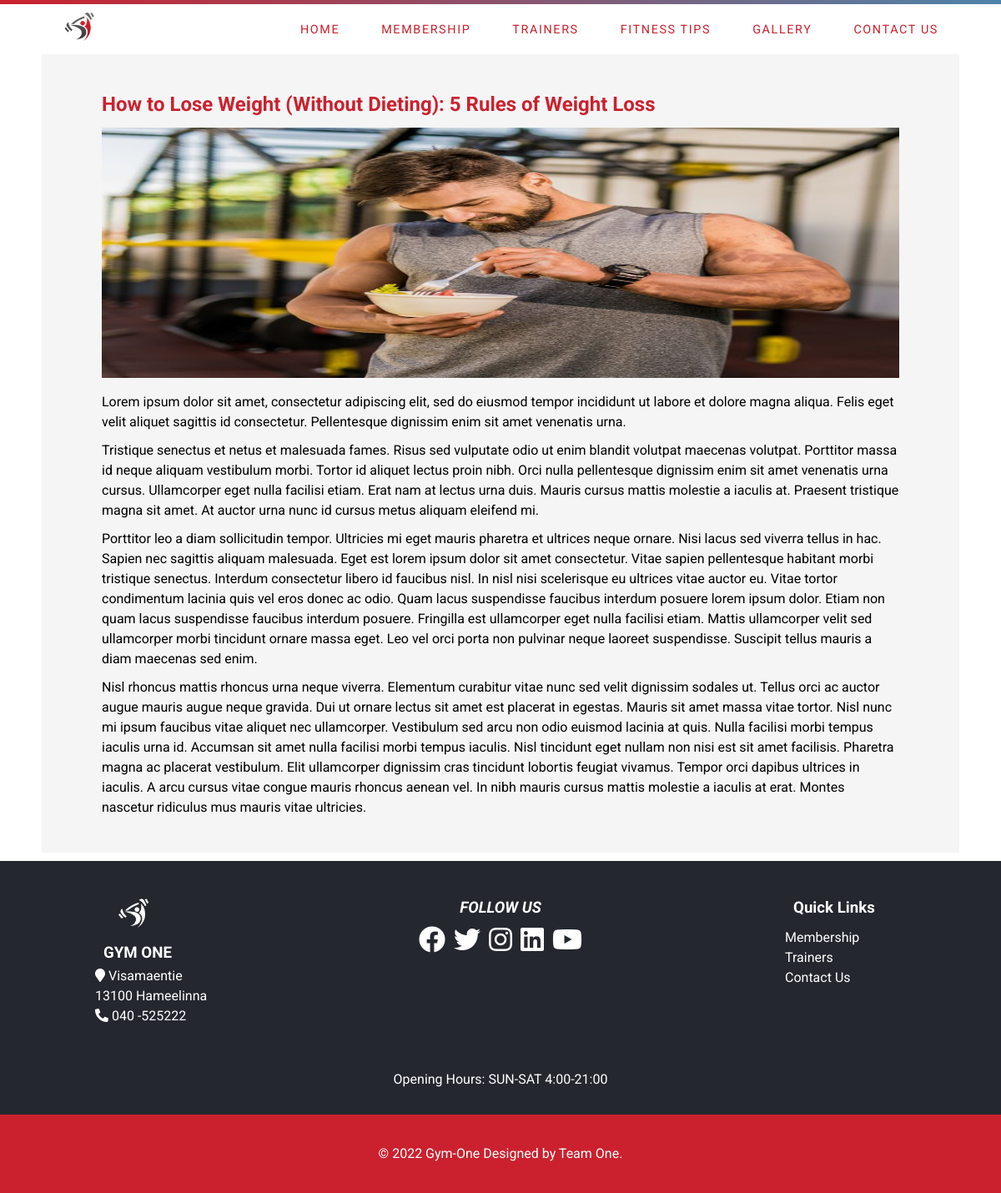
/blog-post.php?id=4, run on the app's committed database.
### tables this page shows
CREATE TABLE `blogs` (
  `blogID` int NOT NULL,
  `title` varchar(255) NOT NULL,
  `content` longtext NOT NULL,
  `imgName` varchar(255) NOT NULL
);

### func/blogdata.php (called while the page is built, shortened)
<?php
require "./database/querybuilder.php";
function getDataById($id){
    $query = "select * from blogs where blogID=".$id;
    $data = db_select_by_id($query);
    return $data;
    }
?>

### database/querybuilder.php (called while the page is built, shortened)
<?php
	function db_query($query){
		$connection=db_connect();
		$result=mysqli_query($connection,$query);
		return $result;
	}
  function db_select_by_id($query){
		$data = db_query($query);
		if($data == false){
            echo "Database Errors".db_error();
        }else{
            if(mysqli_num_rows($data) === 1) {
                return $data;
              }
  }
}
 ?>

### blog-post.php (the view, shortened to what this page needs)
<?php
require './func/blogdata.php';
if(isset($_GET['id'])  &&  is_numeric($_GET['id'])) {
    $id=$_GET['id'];
    $data=getDataById($id);
    $row = mysqli_fetch_assoc($data);
}
include './incl/ihead.php';
include './incl/header.php';
?>
<div class="mcontainer pd-2-5 post">
 <div class="posttitle">
     <h2><?php echo $row["title"];?></h2></div>
 <div class="blg-img">
     <img src="./uploads/blog/<?php echo $row['imgName']; ?>" alt="post-image">
 </div>
 <div class="postcontent">
 <?php echo html_entity_decode($row["content"]) ?>
 </div>
</div>
<?php include './incl/footer.php'; ?>

### css/style.css (style rules this page uses)
:root { --primary-color:#CB212E; --white:#FFFFFF; --black:#24272E; }
* { margin: 0; padding: 0; box-sizing: border-box; }
body { font-family: 'Roboto', sans-serif; font-size: 1rem; font-weight:400; line-height: 1.5; }
p { padding-bottom: 10px; }
.pd-2-5 { padding: 2em 4.5em; }
.mcontainer { max-width: 1100px; margin: auto; }
.blg-img img { width: 100%; height: 300px; }
.post { background-color: whitesmoke; }
.posttitle { margin-top: 10px; margin-bottom: 10px; color:var(--primary-color); }
.postcontent { margin-top: 10px; }

### data on the page
blogs: title "How to Lose Weight (Without Dieting): 5 Rules of Weight Loss", imgName (picture), content "Lorem ipsum dolor sit amet, consectetur adipiscing elit, sed do eiusmod tempor incididunt ut labore et dolore magna aliqua. Felis eget velit aliquet sagittis id consectetur. Pellentesque dignissim enim sit amet venenatis urna. Tristique senectus et netus et malesuada fames. Risus sed vulputate odio ut enim blandit volutpat maecenas volutpat. Porttitor massa id neque aliquam vestibulum morbi. Tortor id aliquet lectus proin nibh. Orci nulla pellentesque dignissim enim sit amet venenatis urna cursus. Ullamcorper eget nulla facilisi etiam. Erat nam at lectus urna duis. Mauris cursus mattis molestie a iaculis at. Praesent tristique magna sit amet. At auctor urna nunc id cursus metus aliquam…"
